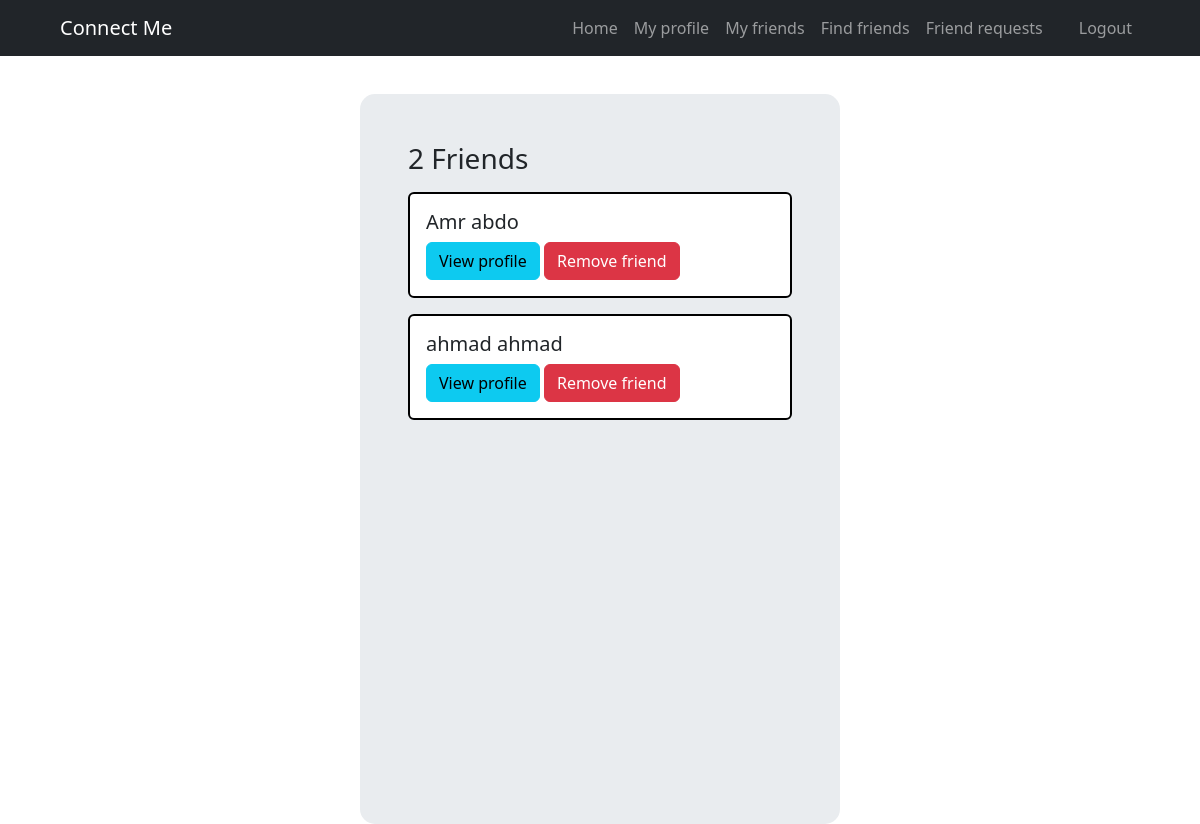
The app's page /my_friends (signed in) with its own data.
### mainpro/models.py (models this page shows)
class Friendship(db.Model):
    id = db.Column(db.Integer(), primary_key=True)
    user_id = db.Column(db.Integer(), db.ForeignKey('user.id'), nullable=False)
    friend_id = db.Column(db.Integer(), db.ForeignKey('user.id'), nullable=False)

class User (db.Model, UserMixin):
    id = db.Column(db.Integer, primary_key=True)
    first_name = db.Column(db.String(20), nullable=True)
    middle_name = db.Column(db.String(20), nullable=True)
    last_name = db.Column(db.String(20), nullable=True)
    birth_date = db.Column(db.DateTime(), nullable=True)
    profile_image_data = db.Column(db.LargeBinary, nullable=True)
    profile_image_filename = db.Column(db.String(250), nullable=True)
    username = db.Column(db.String(20), unique=True, nullable=False)
    email = db.Column(db.String(120), unique=True, nullable=False)
    password = db.Column(db.String(60), nullable=False )
    posts = db.relationship('Post', backref='author', lazy=True)
    no_of_friends = db.Column(db.Integer, nullable=False, default=0)
    pendings = db.Column(db.Integer, nullable=False, default=0)

### mainpro/routes.py (the view)
@app.route('/my_friends', methods=['GET', 'POST'])
@login_required
def my_friends():
    with app.app_context():
        friends = db.session.query(
            Friendship,
            User
        )\
        .filter(Friendship.user_id == current_user.id)\
        .join(User, User.id == Friendship.friend_id).all()
        print(friends)
    return render_template('my_friends.html', data={'friends': friends } )

### mainpro/models.py (called while the page is built)
@login_manager.user_loader
def load_user(user_id):
    return User.query.get(int(user_id))

### mainpro/templates/my_friends.html (shortened to what this page needs)
{% extends 'find_friends.html' %}
{% block friends_card %}
    {% if data.friends %}
        {% if data.friends|length == 1 %}
            <h3 class='mb-3'>
                1 Friend
            </h3>
        {% else %}
            <h3 class='mb-3'>
                {{ data.friends|length }} Friends
            </h3>
        {% endif %}
        {% for friend in data.friends %}
        <div class="card my-3 border-black border-2">
                <div class="card-body">
                    <h5 class="card-title">{{friend[1].first_name }} {{friend[1].middle_name}} </h5>
                    <a href="{{ url_for('view_user_profile', user_id = friend[1].id) }}" class="btn btn-info align-content-end">View profile</a>
                    <a href="{{ url_for('remove_friend', friendID = friend[1].id)}}" class="btn btn-danger align-content-end">Remove friend</a>
                </div>
            </div>
            {% endfor %}
    {% endif %}
{% endblock friends_card %}

### records on screen
Friendship: first_name "Amr", middle_name "abdo"
Friendship: first_name "ahmad", middle_name "ahmad"

### other values on screen
{{ data.friends|length }} "2"
